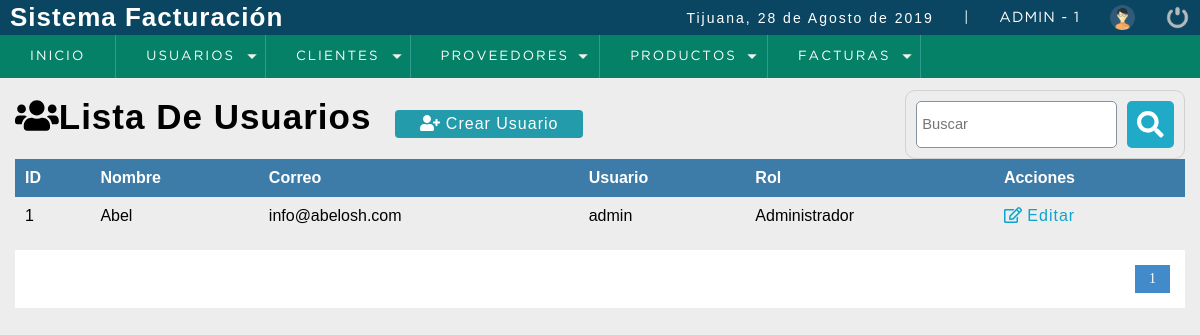
Page /sistema/lista_usuarios.php (signed in) on the earlier database version.
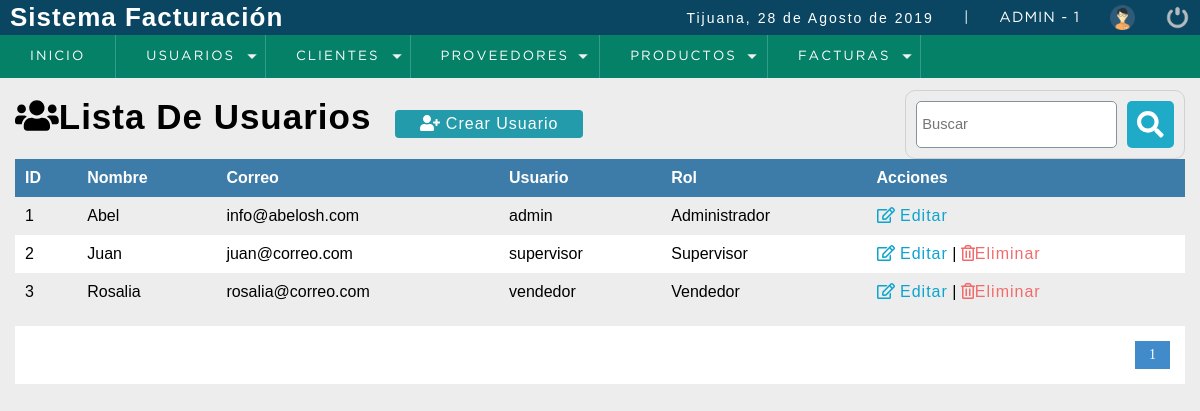
Same page on the later database version.
### tables this page shows
CREATE TABLE `usuario` (
  `idusuario` int(11) NOT NULL,
  `nombre` varchar(50) DEFAULT NULL,
  `correo` varchar(100) DEFAULT NULL,
  `usuario` varchar(15) DEFAULT NULL,
  `clave` varchar(100) DEFAULT NULL,
  `rol` int(11) DEFAULT NULL,
  `estatus` tinyint DEFAULT 1
);

CREATE TABLE `rol` (
  `idrol` int(11) NOT NULL,
  `rol` varchar(20) DEFAULT NULL
);

### sistema/lista_usuarios.php (the view, shortened to what this page needs)
<?php
  include "../conexion.php"
?>
<!DOCTYPE html>
<html lang="en">
<head>
	<?php include "includes/script.php"; ?>
</head>
<body>
	<?php include "includes/header.php"; ?>
	<section id="container">
    <h1><i class="fas fa-users"></i>Lista De Usuarios</h1>
    <a href = "registro_usuario.php" class = "btn_new"><i class="fas fa-user-plus"></i> Crear Usuario</a>
    <form action="buscar_usuario.php" method="get" class = "form_search">
      <input type="text" name = "busqueda" id="busqueda" placeholder ="Buscar">
      <button type="submit" class = "btn_search"><i class="fas fa-search fa-2x"></i></button>
    </form>
    <table>
      <tr>
        <th>ID</th>
        <th>Nombre</th>
        <th>Correo</th>
        <th>Usuario</th>
        <th>Rol</th>
        <th>Acciones</th>
      </tr>
      <?php
        $sql_registe = mysqli_query($conexion,"SELECT COUNT(*) AS total_registro FROM usuario WHERE  estatus = 1");
        $result_register = mysqli_fetch_array($sql_registe);
        $total_registro = $result_register['total_registro'];
        $por_pagina = 3;
        if(empty($_GET['pagina']))
        {
          $pagina = 1;
        }
        else
        {
          $pagina = $_GET['pagina'];
        }
        $desde = ($pagina-1)*$por_pagina;
        $total_paginas = ceil($total_registro/$por_pagina);
        $query = mysqli_query($conexion,"SELECT u.idusuario,u.nombre,u.correo,u.usuario,r.rol FROM usuario u  INNER JOIN rol r ON u.rol = r.idrol WHERE estatus = 1  ORDER BY u.nombre ASC LIMIT $desde,$por_pagina");
        $result = mysqli_num_rows($query);
        if ($result > 0)
        {
          while ($data = mysqli_fetch_array($query))
          {
      ?>
            <tr>
              <td><?php echo $data['idusuario']; ?></td>
              <td><?php echo $data['nombre']; ?></td>
              <td><?php echo $data['correo']; ?></td>
              <td><?php echo $data['usuario']; ?></td>
              <td><?php echo $data['rol']; ?></td>
              <td>
                <a class ="link_edit" href = "editar_usuario.php?id=<?php echo $data['idusuario']; ?>"><i class="far fa-edit "></i> Editar</a>
                <?php
                 if ($data['idusuario'] != 1)
                 {
                ?>
                |
                <a class = "link_delete"  href = "eliminar_confirmar_usuario.php?id=<?php echo $data['idusuario']; ?>"><i class="far fa-trash-alt"></i>Eliminar</a>
            <?php } ?>
              </td>
            </tr>
      <?php
          }
        }
      ?>
    </table>
    <div class = "paginador">
        <ul>
        <?php
            for ($i=1;$i<=$total_paginas;$i++)
            {
              if ($i == $pagina)
              {
                echo '<li class="pageSelected">'.$i.'</li>';
              }
              else
              {
                echo '<li><a href="?pagina='.$i.'">'.$i.'</a></li>';
              }
            }
        ?>
        </ul>
    </div>
	</section>
</body>
</html>

Differences in the rows shown:
added usuario: idusuario "2", nombre "Juan", correo "juan@correo.com", usuario "supervisor", rol.rol "Supervisor"
added usuario: idusuario "3", nombre "Rosalia", correo "rosalia@correo.com", usuario "vendedor", rol.rol "Vendedor"
